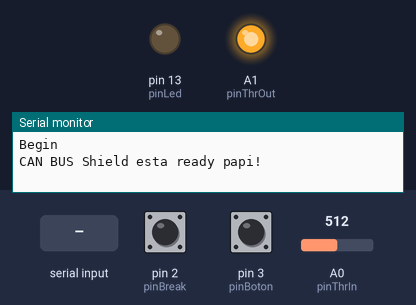
Bench run of a sketch on a simulated Arduino Uno, built with avr-gcc and run on an emulated ATmega328P. On the bench: output pins drawn as LEDs (lit = HIGH), the last lines printed to the serial monitor. The test bench sets the inputs (shaded band); at power-on: pin 3 (pinBoton) LOW, pin 2 (pinBreak) HIGH, A0 (pinThrIn) = 512.

Above: at 1.2 s.
1.3 s: pin 3 (pinBoton) pulled HIGH for 0.15 s
At 1.4 s:
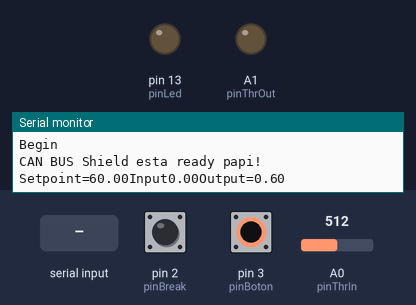
3.0 s: "90,45,200\n" received over Serial
6.0 s: "30,150,10\n" received over Serial
7.8 s: "1,90,45\n" received over Serial
Timing chart, 0 to 10.8 s (numbered marks = the images above; inputs shaded):
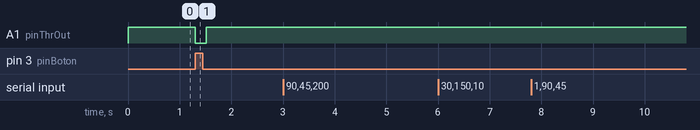

The sketch:

EOLIAN_Crucero.ino
```cpp
#include <mcp_can.h>
#include <SPI.h>
#include <PID_v1.h>

const int SPI_CS_PIN = 9;
#define pinThrIn A0
#define pinThrOut A1
#define pinBreak 2
#define pinLed 13
#define pinBoton 3
#define timi 500 // Como el arduino hace más de una ejecución por ms, hay que ajustar el valor para que el crucero no se desactive inmediatamente después de encenderlo.

//Variables para el PID
int RPM = 0;
int RPM2 = 60;
float Kp=0;
float Ki=10;
float Kd=0;
double Setpoint, Input, Output;
PID myPID(&Input, &Output, &Setpoint, Kp, Ki, Kd, DIRECT);
const int sampleRate = 1;
const long serialPing = 500;
unsigned long now = 0;
unsigned long lastMessage = 0;

//Variables CAN
unsigned char flagRecv = 0;
unsigned char len = 0;
unsigned char buff[7];
unsigned long canId;

int Vin;
int Vcruise;
int crucero;
bool cruise = false;
unsigned long lastChange = 0;


MCP_CAN CAN(SPI_CS_PIN);

void MCP2515_ISR(){
  flagRecv=1;
}

void setup() {
  pinMode(pinThrIn,INPUT);
  pinMode(pinThrOut,OUTPUT);
  pinMode(pinBreak,INPUT);
  pinMode(pinLed,OUTPUT);
  pinMode(pinBoton,INPUT);

  Serial.begin(9600);
  myPID.SetMode(AUTOMATIC);
  myPID.SetSampleTime(sampleRate);
  Serial.println("Begin");
  lastMessage=millis();

START_INIT:

  if (CAN_OK == CAN.begin(CAN_1000KBPS))
  {
    Serial.println("CAN BUS Shield esta ready papi!");
  }
  else
  {
    Serial.println("CAN BUS Shield init fail");
    Serial.println("Init CAN BUS Shield again");
    delay(100);
    goto START_INIT;
  }
  attachInterrupt(0, MCP2515_ISR, FALLING); // start interrupt
  // rx buffer clearing
  while (Serial.available() > 0) {
    byte c = Serial.read();
  }

}

void loop() {
  Vin=analogRead(pinThrIn);         //Lectura de voltaje acelerador
  crucero = digitalRead(pinBoton);  //
  if(crucero && !cruise && (millis() - lastChange > timi)){       // Cruise deshabilitado en Arduino, boton presionado y el último cambio ocurrido hace mas de 'timi' segundos
    cruise=true;
    lastChange = millis();
  } else if(crucero && cruise && (millis() - lastChange > timi)){ // Cruise habilitado en Arduino, boton presionado y el último cambio ocurrido hace mas de 'timi' segundos
    cruise = false;
    lastChange = millis();
  }
  if (!cruise){                     //Cruise deshabilitado, se repite info del pedal en el pin de salida
    analogWrite(pinThrOut,Vin);
  } else {                          //Cruise habilitado, gestionar mediante PID la aceleracion del Arduino.
    Input=RPM;
    Setpoint=RPM2;
    myPID.Compute();
    analogWrite(pinThrOut,Output);
    now = millis();
    if(now-lastMessage>serialPing){
      Serial.print("Setpoint=");
      Serial.print(Setpoint);
      Serial.print("Input");
      Serial.print(Input);
      Serial.print("Output=");
      Serial.print(Output);
      Serial.print("\n");
      if (Serial.available()>0){
        for (int x=0; x<4; x++){
          switch(x){
            case 0:
              Kp=Serial.parseFloat();
              break;
            case 1:
              Ki=Serial.parseFloat();
              break;
            case 2:
              Kd=Serial.parseFloat();
              break;
             case 3:
             for (int y= Serial.available(); y==0; y--) {
              Serial.read();
              }
              break;
              }
              }
              Serial.print("Kp,Ki,Kd =");
              Serial.print(Kp);
              Serial.print(",");
              Serial.print(Ki);
              Serial.print(",");
              Serial.print(Kd);
              myPID.SetTunings(Kp,Ki,Kd);
              }
              lastMessage=now;
          }
  }
}
```

Measured:
- after the input at 1.3 s, A1 (pinThrOut): HIGH → LOW at once, → HIGH 0.22 s later
